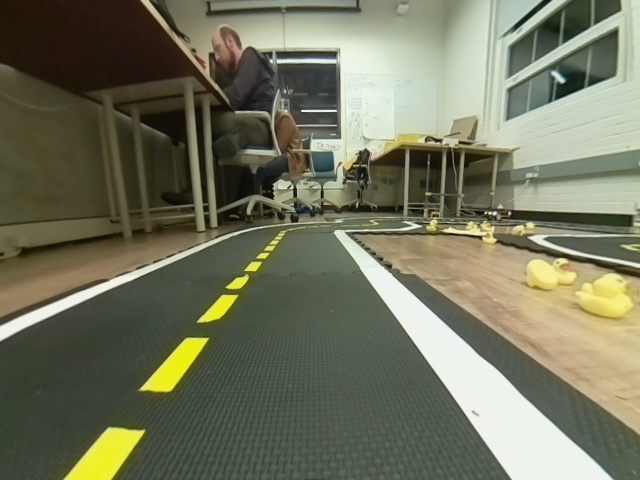
#> input picture rogerleo_ld_ht_hw8/image0.png, 640 x 480 px
$ python mod_color_and_line.py image0.png
#> lines starting #> are read from the running program, lines starting #| are printed output that depends on the picture; after the words box and inside, x2 and y2 are one past the last pixel; in counts of white or black regions, pixels touching at a corner belong together
#> further down, image is the input picture: shape (480, 640, 3); mean B, G, R 93.6, 116.2, 114.4
#!/usr/bin/env python
import sys
import cv2
import numpy as np

def get_lines(original_image, filtered_image):
    # do our hough transform on the white image
    # resolution: 1 pixel radius, 1 degree rotational
    r_res = 1
    theta_res = np.pi*01.0/180
    # threshold: number of intersections to define a line
    thresh = 10
    # min_length: minimum number of points to form a line
    min_length = 5
    # max_gap: maximum gap between two points to be considered a line
    max_gap = 6
    lines = cv2.HoughLinesP(filtered_image, r_res, theta_res, thresh, np.empty(1), min_length, max_gap)

    output = np.copy(original_image)
    if lines is not None:
        # grab the first line
        for i in range(len(lines)):
            print(lines[i])
            l = lines[i][0]
            cv2.line(output, (l[0],l[1]), (l[2],l[3]), (0,0,255), 3, cv2.LINE_AA)
    return output

def lane_filter(image):
    # The incoming image is BGR format, convert it to HSV
    hsv = cv2.cvtColor(image, cv2.COLOR_BGR2HSV)
#> hsv: shape (480, 640, 3); mean H, S, V 38.8, 65.9, 119.6

    # Filter for only white pixels. Experiment with values as needed


    w1 = cv2.inRange(hsv, (0,0,130), (35,45,255))
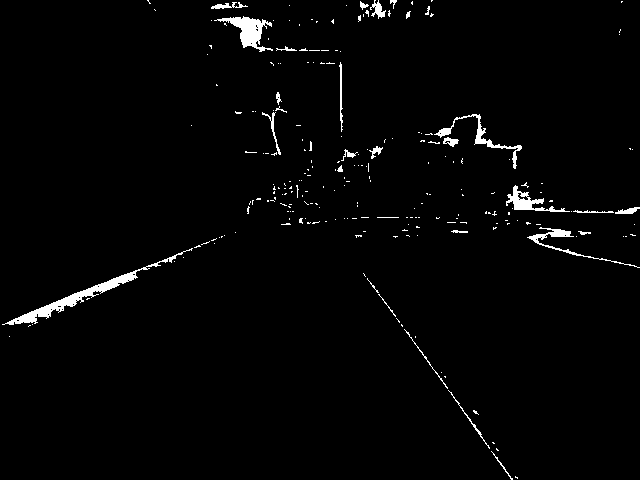
#> w1: shape (480, 640); 1.9% white; 234 white regions (203 under 20 px), largest, box (x1, y1, x2, y2) and area: (2, 248, 193, 325) 1295, (214, 16, 273, 52) 779, (434, 114, 522, 169) 511
    w2 = cv2.inRange(hsv, (35,0,130), (255,45,255))
#> w2: shape (480, 640); 20.5% white; 147 white regions (120 under 20 px), largest, box (x1, y1, x2, y2) and area: (234, 0, 640, 178) 40733, (333, 221, 614, 480) 14356, (514, 175, 640, 213) 3736

    mask = cv2.bitwise_or(w1, w2) # white not yellow!
#> mask: shape (480, 640); 21.9% white; 134 white regions (111 under 20 px), largest, box (x1, y1, x2, y2) and area: (214, 0, 640, 178) 42118, (333, 221, 614, 480) 14608, (506, 175, 640, 217) 4144

    white_filter = mask #cv2.bitwise_and(image,image, mask=mask)
    #white_filter = cv2.inRange(hsv, (0,50,0), (255,180,255))
    cv2.imshow("White Filter", white_filter)
    cv2.imwrite("white_filter.png", white_filter)

    # Filter for only yellow pixels. Experiment with values as needed
    #yellow_filter = cv2.inRange(hsv, (0,50,0), (140,255,255))
    yellow_filter = cv2.inRange(hsv, (18,110,120), (42,255,255))
#> yellow_filter: shape (480, 640); 2.6% white; 41 white regions (28 under 20 px), largest, box (x1, y1, x2, y2) and area: (523, 270, 640, 322) 2507, (63, 427, 145, 480) 2270, (140, 337, 209, 393) 1573
    cv2.imshow("Yellow Filter", yellow_filter)
    cv2.imwrite("yellow_filter.png", yellow_filter)

    # Create a kernel to dilate the image.
    # Experiment with the numbers in parentheses (optional)
    kernel = cv2.getStructuringElement(cv2.MORPH_ELLIPSE, (3,3))

    # Dilate both the white and yellow images.
    # No need to experiment here.
    white_dilate = cv2.dilate(white_filter, kernel)
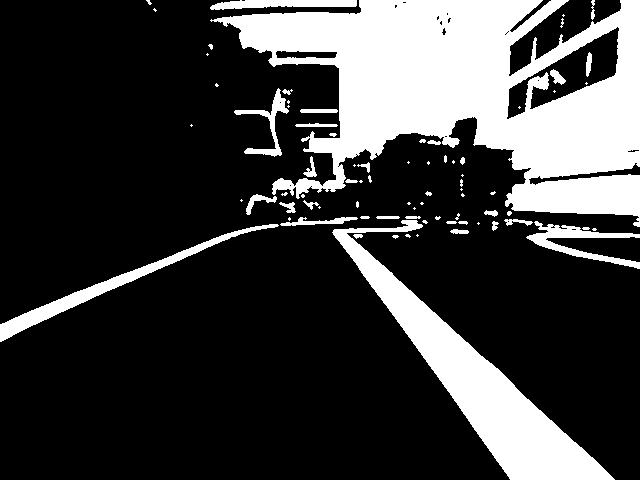
#> white_dilate: shape (480, 640); 24.1% white; 78 white regions (42 under 20 px), largest, box (x1, y1, x2, y2) and area: (210, 0, 640, 227) 49773, (332, 220, 615, 480) 15323, (0, 224, 279, 342) 2868
    cv2.imshow("Dilate White", white_dilate)
    cv2.imwrite("white_dilate.png", white_dilate)
    yellow_dilate = cv2.dilate(yellow_filter, kernel)
#> yellow_dilate: shape (480, 640); 3% white; 29 white regions (14 under 20 px), largest, box (x1, y1, x2, y2) and area: (522, 269, 640, 323) 2899, (62, 426, 146, 480) 2422, (139, 336, 210, 394) 1748
    cv2.imshow("Dilate Yellow", yellow_dilate)
    cv2.imwrite("yellow_dilate.png", yellow_dilate)

    # Perform edge detection on the original image.
    # Experiment with the first two numbers. Aperture size experimentation optional
    edges = cv2.Canny(image, 0, 300, apertureSize=3)
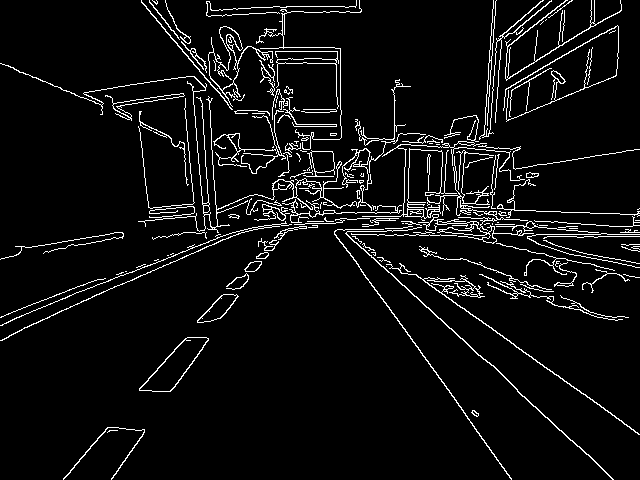
#> edges: shape (480, 640); 5.8% white in thin lines or dots
    cv2.imshow("Edges", edges)
    cv2.imwrite("edges.png", edges)

    # Use the edges to refine the lines in both white and yellow images
    # No need to experiment here
    white_edges = cv2.bitwise_and(white_dilate, edges)
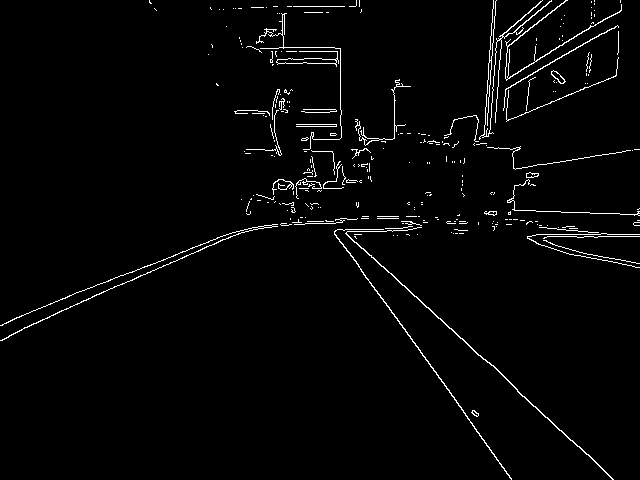
#> white_edges: shape (480, 640); 2.3% white in thin lines or dots
    cv2.imshow("White Edges", white_edges)
    cv2.imwrite("white_edges.png", white_edges)
    yellow_edges = cv2.bitwise_and(yellow_dilate, edges)
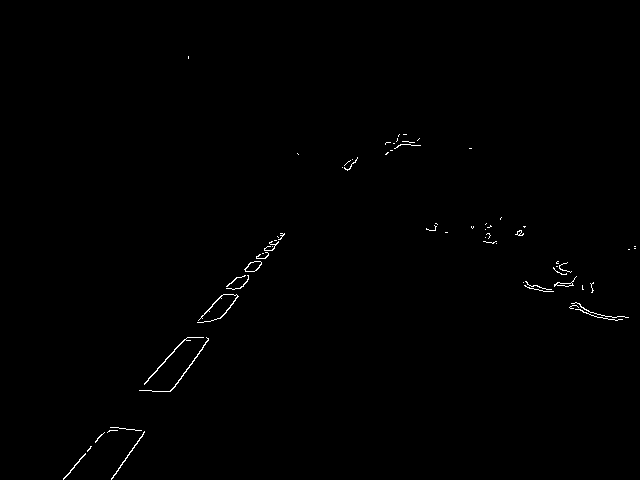
#> yellow_edges: shape (480, 640); 0.43% white in thin lines or dots, all inside (x1, y1, x2, y2) = (63, 56, 636, 480)
    cv2.imshow("Yellow Edges", yellow_edges)
    cv2.imwrite("yellow_edges.png", yellow_edges)

    white_output = get_lines(image, white_edges)
#> in get_lines, `lines = cv2.HoughLinesP(filtered_image, r_res, theta_res, thresh, np.e..`: lines = 355 rows, first 6: [305, 223, 335, 223], [55, 313, 150, 272], [305, 178, 312, 188], [123, 275, 229, 233], [360, 269, 511, 478], [337, 229, 407, 230]
#> the loop in get_lines, `for i in range(len(lines)):` made 355 passes
#| [[305 223 335 223]]
#| [[ 55 313 150 272]]
#| [[305 178 312 188]]
#| [[123 275 229 233]]
#| [[360 269 511 478]]
#| [[337 229 407 230]]
#| [[516  82 616  26]]
#| [[334 231 363 272]]
#> (further printed lines are left out)
#> after the loop in get_lines, `for i in range(len(lines)):`:
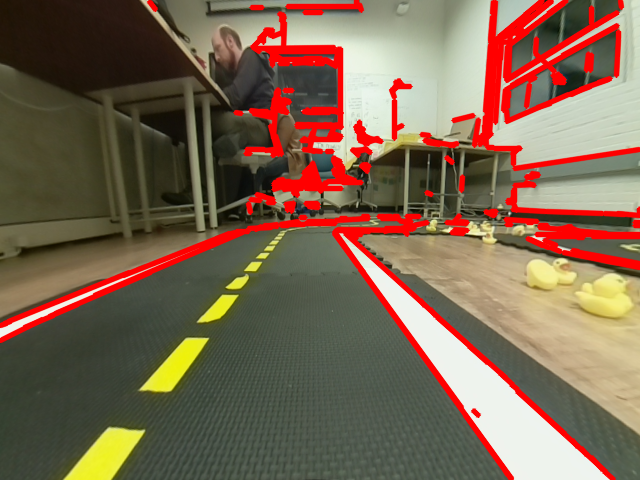
#> output: shape (480, 640, 3); 11.68% of pixels changed, all inside (x1, y1, x2, y2) = (0, 0, 640, 480)
    yellow_output = get_lines(image, yellow_edges)
#> in get_lines (call 2), `lines = cv2.HoughLinesP(filtered_image, r_res, theta_res, thresh, np.e..`: lines = 79 rows, first 6: [111, 478, 144, 431], [174, 387, 194, 358], [147, 381, 184, 339], [268, 255, 284, 233], [257, 261, 265, 248], [242, 286, 252, 271]
#> the loop in get_lines (call 2), `for i in range(len(lines)):` made 79 passes
#> l on passes 1 to 12: [111, 478, 144, 431], [174, 387, 194, 358], [147, 381, 184, 339], [268, 255, 284, 233], [257, 261, 265, 248], [242, 286, 252, 271], [139, 390, 174, 349], [79, 459, 90, 448], [255, 270, 282, 233], [264, 248, 271, 241], [225, 313, 237, 295], [347, 170, 355, 162]
#> after the loop in get_lines (call 2), `for i in range(len(lines)):`:
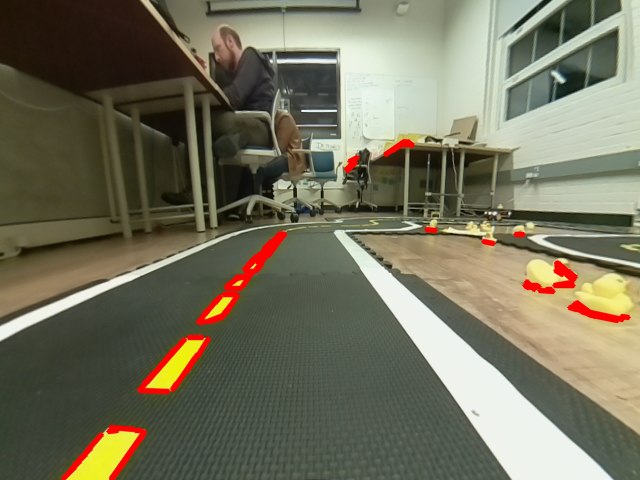
#> output: shape (480, 640, 3); 2.04% of pixels changed, all inside (x1, y1, x2, y2) = (60, 138, 632, 480)

    cv2.imshow("White Output", white_output)
    cv2.imwrite("white_output.png", white_output)
    cv2.imshow("Yellow Output", yellow_output)
    cv2.imwrite("yellow_output.png", yellow_output)

    # Wait for key press to close images
    cv2.waitKey()


if __name__ == "__main__":
    if len(sys.argv) != 2:
        print("Usage: %s image_filename.png" % sys.argv[0])
        exit()

    image_filename = sys.argv[1]
    image = cv2.imread(image_filename)
    lane_filter(image)

$ run again, on rogerleo_ld_ht_hw8/image2.png
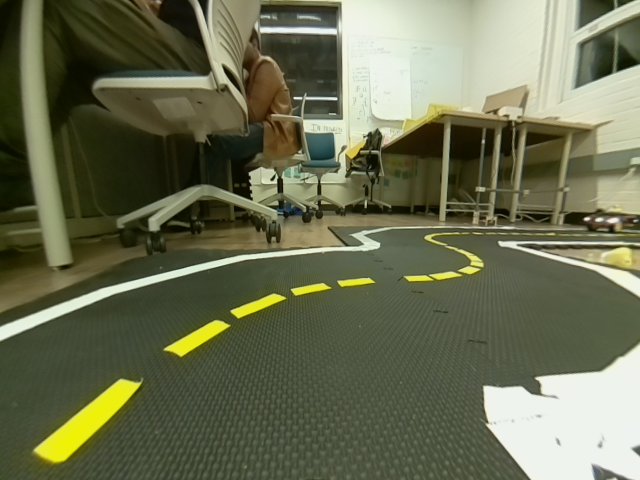
#> input picture rogerleo_ld_ht_hw8/image2.png, 640 x 480 px
#> image is the input picture: shape (480, 640, 3); mean B, G, R 82, 109.8, 106.3
#> hsv: shape (480, 640, 3); mean H, S, V 36.5, 89.1, 111.1
#> in lane_filter, `w1 = cv2.inRange(hsv, (0,0,130), (35,45,255))`:
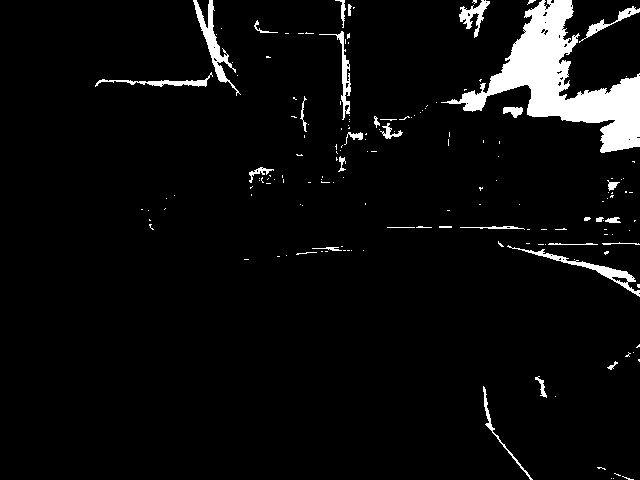
#> w1: shape (480, 640); 5.1% white; 165 white regions (132 under 20 px), largest, box (x1, y1, x2, y2) and area: (441, 0, 640, 153) 9871, (193, 0, 241, 96) 932, (507, 245, 640, 297) 771
#> w2: shape (480, 640); 14.7% white; 133 white regions (105 under 20 px), largest, box (x1, y1, x2, y2) and area: (256, 0, 556, 154) 20937, (484, 344, 640, 480) 14415, (554, 0, 640, 106) 3635
#> mask: shape (480, 640); 18.3% white; 98 white regions (70 under 20 px), largest, box (x1, y1, x2, y2) and area: (254, 0, 640, 154) 32934, (483, 344, 640, 480) 14767, (0, 226, 432, 341) 3402
#> yellow_filter: shape (480, 640); 2.2% white; 75 white regions (60 under 20 px), largest, box (x1, y1, x2, y2) and area: (33, 379, 142, 464) 3013, (164, 320, 231, 357) 896, (231, 293, 287, 319) 532
#> white_dilate: shape (480, 640); 20.1% white; 63 white regions (27 under 20 px), largest, box (x1, y1, x2, y2) and area: (253, 0, 640, 155) 34470, (482, 343, 640, 480) 15150, (0, 225, 433, 342) 4332
#> yellow_dilate: shape (480, 640); 2.7% white; 48 white regions (27 under 20 px), largest, box (x1, y1, x2, y2) and area: (32, 378, 143, 465) 3251, (163, 319, 232, 358) 1034, (403, 251, 484, 283) 721
#> edges: shape (480, 640); 5.4% white in thin lines or dots
#> white_edges: shape (480, 640); 1.6% white in thin lines or dots
#> yellow_edges: shape (480, 640); 0.54% white in thin lines or dots
#> lines = 240 rows, first 6: [498, 241, 622, 241], [483, 228, 505, 228], [364, 235, 404, 226], [342, 119, 342, 19], [12, 321, 25, 317], [506, 226, 523, 227]
#> the loop in get_lines, `for i in range(len(lines)):` made 240 passes
#> (printed output is left out)
#> lines = 77 rows, first 6: [33, 450, 116, 381], [63, 461, 124, 404], [406, 276, 422, 275], [435, 112, 505, 120], [407, 280, 433, 280], [165, 347, 216, 320]
#> the loop in get_lines (call 2), `for i in range(len(lines)):` made 77 passes
#> (printed output is left out)
#> after the loop in get_lines (call 2), `for i in range(len(lines)):`:
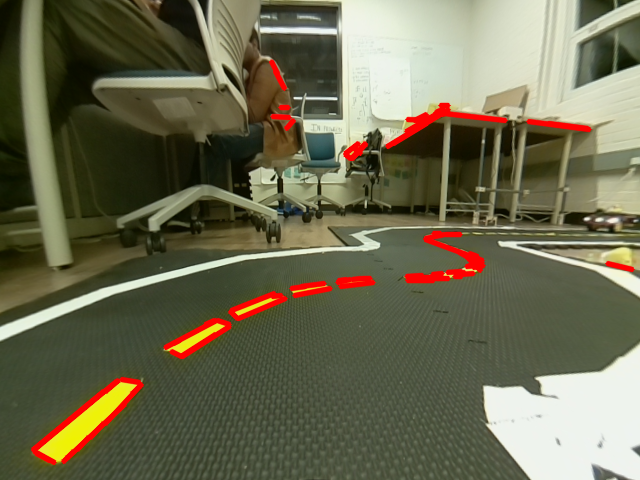
#> output: shape (480, 640, 3); 3% of pixels changed, all inside (x1, y1, x2, y2) = (30, 59, 636, 466)

$ run again, on rogerleo_ld_ht_hw8/image3.png
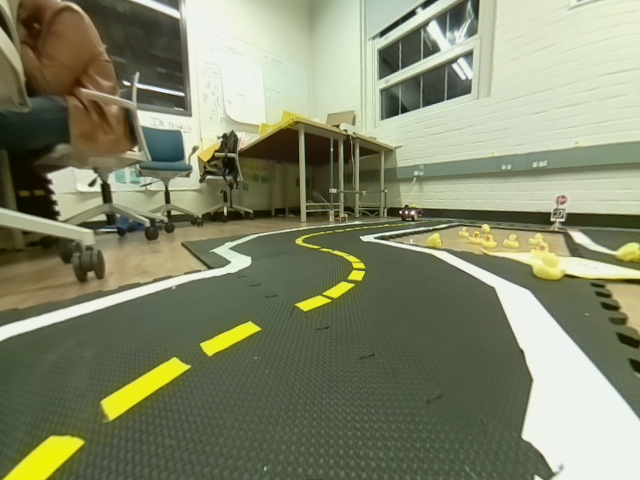
#> input picture rogerleo_ld_ht_hw8/image3.png, 640 x 480 px
#> image is the input picture: shape (480, 640, 3); mean B, G, R 108.2, 136.3, 131.6
#> hsv: shape (480, 640, 3); mean H, S, V 39, 67.7, 138.2
#> w1: shape (480, 640); 3% white; 321 white regions (279 under 20 px), largest, box (x1, y1, x2, y2) and area: (130, 0, 221, 179) 1830, (475, 178, 640, 222) 1166, (47, 166, 100, 220) 881
#> w2: shape (480, 640); 28.4% white; 106 white regions (78 under 20 px), largest, box (x1, y1, x2, y2) and area: (134, 0, 640, 173) 57047, (434, 250, 640, 480) 15349, (424, 172, 640, 213) 6443
#> mask: shape (480, 640); 30.3% white; 112 white regions (81 under 20 px), largest, box (x1, y1, x2, y2) and area: (130, 0, 640, 190) 60521, (360, 227, 640, 480) 16359, (424, 172, 640, 222) 7171
#> yellow_filter: shape (480, 640); 2.9% white; 114 white regions (93 under 20 px), largest, box (x1, y1, x2, y2) and area: (100, 357, 191, 422) 1955, (2, 435, 85, 480) 1927, (200, 321, 262, 357) 869
#> white_dilate: shape (480, 640); 32.8% white; 73 white regions (38 under 20 px), largest, box (x1, y1, x2, y2) and area: (101, 0, 640, 191) 64681, (359, 226, 640, 480) 17183, (423, 171, 640, 228) 7878
#> yellow_dilate: shape (480, 640); 3.7% white; 67 white regions (41 under 20 px), largest, box (x1, y1, x2, y2) and area: (99, 356, 192, 423) 2168, (1, 434, 86, 480) 2056, (294, 231, 367, 313) 1547
#> edges: shape (480, 640); 5.2% white in thin lines or dots
#> white_edges: shape (480, 640); 2.2% white in thin lines or dots
#> yellow_edges: shape (480, 640); 0.67% white in thin lines or dots
#> lines = 392 rows, first 6: [0, 326, 184, 274], [379, 79, 434, 54], [571, 338, 619, 393], [7, 337, 200, 278], [359, 236, 461, 222], [526, 288, 636, 414]
#> the loop in get_lines, `for i in range(len(lines)):` made 392 passes
#> (printed output is left out)
#> after the loop in get_lines, `for i in range(len(lines)):`:
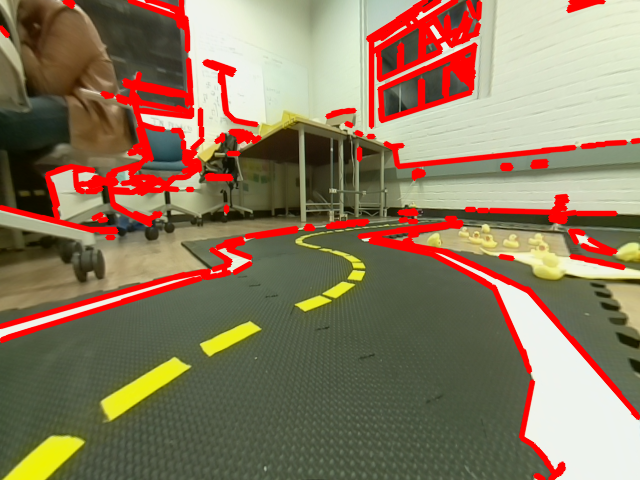
#> output: shape (480, 640, 3); 11.89% of pixels changed, all inside (x1, y1, x2, y2) = (0, 0, 640, 480)
#> lines = 134 rows, first 6: [221, 350, 260, 328], [112, 420, 184, 370], [46, 479, 84, 441], [346, 282, 354, 279], [304, 243, 352, 255], [495, 244, 516, 246]
#> the loop in get_lines (call 2), `for i in range(len(lines)):` made 134 passes
#> after the loop in get_lines (call 2), `for i in range(len(lines)):`:
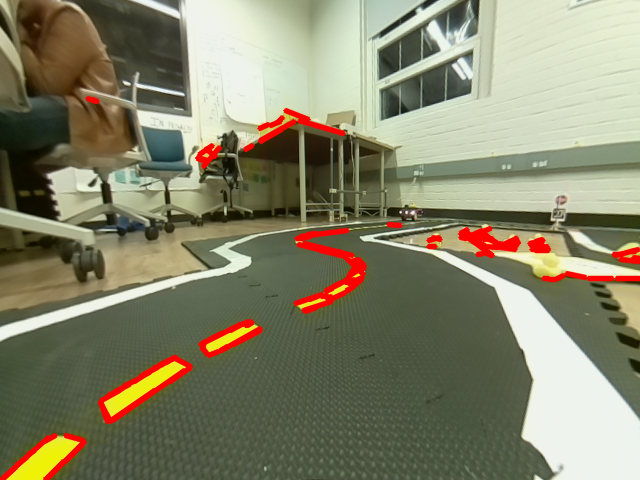
#> output: shape (480, 640, 3); 3.37% of pixels changed, all inside (x1, y1, x2, y2) = (0, 95, 640, 480)

$ run again, on rogerleo_ld_ht_hw8/image4.png
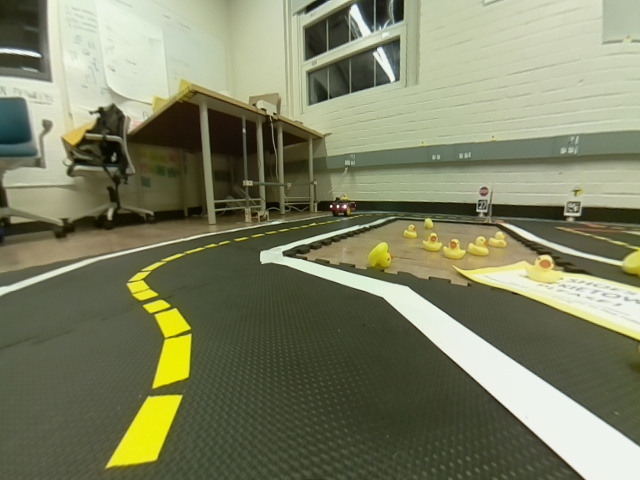
#> input picture rogerleo_ld_ht_hw8/image4.png, 640 x 480 px
#> image is the input picture: shape (480, 640, 3); mean B, G, R 100.2, 129.2, 125.8
#> hsv: shape (480, 640, 3); mean H, S, V 36, 71.3, 130.5
#> w1: shape (480, 640); 8.8% white; 244 white regions (217 under 20 px), largest, box (x1, y1, x2, y2) and area: (460, 0, 601, 140) 10517, (2, 0, 152, 187) 5252, (466, 162, 640, 213) 4694
#> w2: shape (480, 640); 24.2% white; 212 white regions (178 under 20 px), largest, box (x1, y1, x2, y2) and area: (308, 0, 640, 154) 27550, (47, 0, 227, 111) 15279, (260, 217, 640, 480) 14290
#> mask: shape (480, 640); 28.7% white; 151 white regions (128 under 20 px), largest, box (x1, y1, x2, y2) and area: (308, 0, 640, 154) 31458, (0, 0, 227, 187) 21718, (260, 217, 640, 480) 14720
#> yellow_filter: shape (480, 640); 3.5% white; 95 white regions (80 under 20 px), largest, box (x1, y1, x2, y2) and area: (105, 394, 183, 469) 2927, (402, 220, 509, 285) 2448, (152, 308, 192, 389) 2178
#> white_dilate: shape (480, 640); 31.4% white; 66 white regions (41 under 20 px), largest, box (x1, y1, x2, y2) and area: (240, 0, 640, 155) 42209, (0, 0, 228, 205) 22944, (259, 216, 640, 480) 15667
#> yellow_dilate: shape (480, 640); 4.3% white; 36 white regions (14 under 20 px), largest, box (x1, y1, x2, y2) and area: (104, 393, 184, 470) 3161, (401, 219, 510, 288) 3040, (142, 298, 193, 390) 2716
#> edges: shape (480, 640); 5% white in thin lines or dots
#> white_edges: shape (480, 640); 2% white in thin lines or dots
#> yellow_edges: shape (480, 640); 0.76% white in thin lines or dots, all inside (x1, y1, x2, y2) = (63, 80, 640, 469)
#> lines = 290 rows, first 6: [421, 297, 626, 436], [437, 345, 580, 474], [471, 142, 484, 141], [135, 248, 258, 224], [474, 51, 546, 26], [375, 29, 375, 0]
#> the loop in get_lines, `for i in range(len(lines)):` made 290 passes
#> (printed output is left out)
#> lines = 158 rows, first 6: [556, 308, 639, 339], [186, 86, 261, 113], [106, 467, 137, 412], [423, 250, 429, 249], [161, 260, 169, 260], [375, 264, 380, 263]
#> the loop in get_lines (call 2), `for i in range(len(lines)):` made 158 passes
#> (printed output is left out)
#> after the loop in get_lines (call 2), `for i in range(len(lines)):`:
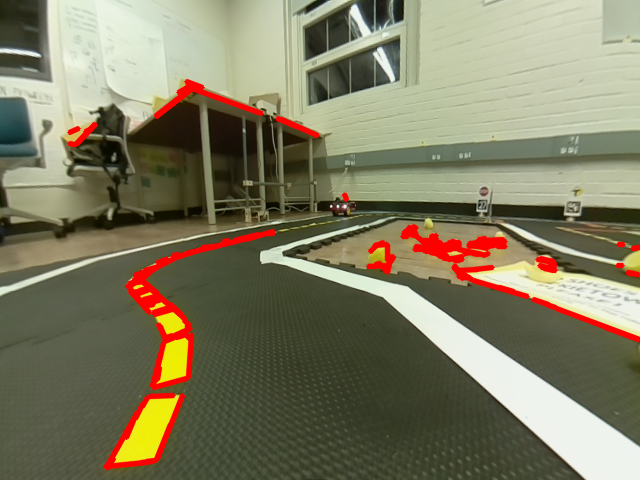
#> output: shape (480, 640, 3); 3.94% of pixels changed, all inside (x1, y1, x2, y2) = (66, 78, 640, 470)
